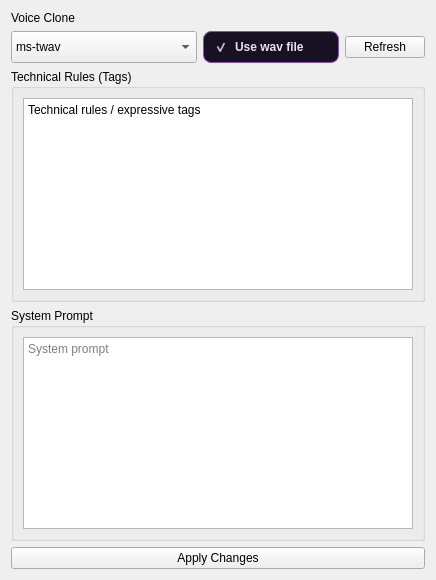
       <widget class="QWidget" name="persona_tab">
        <attribute name="icon">
         <iconset>
          <normaloff>ui_icons/side_tabs/persona.png</normaloff>ui_icons/side_tabs/persona.png</iconset>
        </attribute>
        <attribute name="title">
         <string/>
        </attribute>
        <attribute name="toolTip">
         <string>Persona</string>
        </attribute>
        <layout class="QVBoxLayout" name="personaLayout">
         <item>
          <widget class="QLabel" name="voice_clone_label">
           <property name="text">
            <string>Voice Clone</string>
           </property>
          </widget>
         </item>
         <item>
          <widget class="QWidget" name="voice_clone_row" native="true">
           <layout class="QHBoxLayout" name="voiceCloneRowLayout">
            <property name="leftMargin">
             <number>0</number>
            </property>
            <property name="topMargin">
             <number>0</number>
            </property>
            <property name="rightMargin">
             <number>0</number>
            </property>
            <property name="bottomMargin">
             <number>0</number>
            </property>
            <item>
             <widget class="QComboBox" name="voice_combo">
              <property name="minimumSize">
               <size>
                <width>186</width>
                <height>32</height>
               </size>
              </property>
              <property name="maximumSize">
               <size>
                <width>200</width>
                <height>16777215</height>
               </size>
              </property>
              <item>
               <property name="text">
                <string>ms-twav</string>
               </property>
              </item>
             </widget>
            </item>
            <item>
             <widget class="QCheckBox" name="use_wav_file_checkbox">
              <property name="sizePolicy">
               <sizepolicy hsizetype="Fixed" vsizetype="Fixed">
                <horstretch>0</horstretch>
                <verstretch>0</verstretch>
               </sizepolicy>
              </property>
              <property name="minimumSize">
               <size>
                <width>136</width>
                <height>32</height>
               </size>
              </property>
              <property name="maximumSize">
               <size>
                <width>136</width>
                <height>32</height>
               </size>
              </property>
              <property name="styleSheet">
               <string notr="true">QCheckBox#use_wav_file_checkbox {
    color: #eadff2;
    font-weight: 700;
    background: #171223;
    border: 1px solid #8f4db8;
    border-radius: 8px;
    padding: 5px 10px;
    spacing: 7px;
}
QCheckBox#use_wav_file_checkbox:hover {
    background: #241a35;
}
QCheckBox#use_wav_file_checkbox::indicator {
    width: 20px;
    height: 20px;
    image: url(ui/assets/checkbox_round_inactive.svg);
    background: transparent;
    border: 0px;
}
QCheckBox#use_wav_file_checkbox::indicator:checked {
    width: 20px;
    height: 20px;
    image: url(ui/assets/checkbox_round_active.svg);
    background: transparent;
    border: 0px;
}</string>
              </property>
              <property name="text">
               <string>Use wav file</string>
              </property>
              <property name="checked">
               <bool>true</bool>
              </property>
             </widget>
            </item>
            <item>
             <widget class="QPushButton" name="btn_voice_refresh">
              <property name="text">
               <string>Refresh</string>
              </property>
             </widget>
            </item>
           </layout>
          </widget>
         </item>
         <item>
          <widget class="QGroupBox" name="technical_rules_group">
           <property name="title">
            <string>Technical Rules (Tags)</string>
           </property>
           <layout class="QVBoxLayout" name="technicalRulesLayout">
            <item>
             <widget class="QPlainTextEdit" name="emotional_text">
              <property name="plainText">
               <string>Technical rules / expressive tags</string>
              </property>
             </widget>
            </item>
           </layout>
          </widget>
         </item>
         <item>
          <widget class="QGroupBox" name="system_prompt_group">
           <property name="title">
            <string>System Prompt</string>
           </property>
           <layout class="QVBoxLayout" name="systemPromptLayout">
            <item>
             <widget class="QPlainTextEdit" name="system_prompt_text">
              <property name="placeholderText">
               <string>System prompt</string>
              </property>
             </widget>
            </item>
           </layout>
          </widget>
         </item>
         <item>
          <widget class="QPushButton" name="btn_apply_text_config">
           <property name="text">
            <string>Apply Changes</string>
           </property>
          </widget>
         </item>
        </layout>
       </widget>
